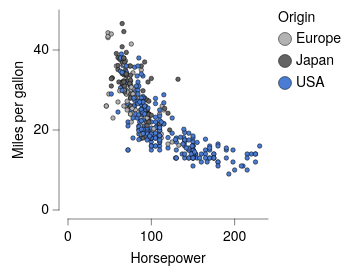

Vega-Lite specification for this chart:
### Vega-Lite specification from a JSON file in a GitHub repository (floating-point values rounded to 4 significant figures; data arrays with more than 128 entries replaced by an {"elided": "..."} marker saying what was removed)
{"background": null, "config": {"arc": {"fill": "#DBDBDB", "fillOpacity": 1.0, "innerRadius": 25.0, "padAngle": 0.03, "stroke": "black", "strokeOpacity": 1, "strokeWidth": 0.25}, "area": {"fill": "#DBDBDB", "fillOpacity": 1.0, "stroke": "black", "strokeOpacity": 1, "strokeWidth": 0.25}, "axis": {"domain": true, "domainCap": "round", "domainColor": "black", "domainWidth": 0.25, "grid": false, "gridCap": "round", "gridColor": "#F1F1F1", "gridDash": [0, 0], "gridOpacity": 1.0, "gridWidth": 0.25, "labelColor": "black", "labelFont": "Helvetica Neue, HelveticaNeue, Helvetica, Arial, sans-serif", "labelFontSize": 7, "labelFontStyle": "normal", "labelFontWeight": 400, "offset": 4.5, "ticks": true, "tickCap": "round", "tickColor": "black", "tickRound": false, "tickSize": 3, "tickWidth": 0.25, "titleColor": "black", "titleFont": "Helvetica Neue, HelveticaNeue, Helvetica, Arial, sans-serif", "titleFontSize": 7, "titleFontStyle": "normal", "titleFontWeight": 400}, "axisX": {"domain": true, "labelAlign": "center", "labelAngle": 0, "labels": true, "ticks": true, "translate": 0}, "axisY": {"domain": true, "labelAlign": "right", "labelAngle": 0, "labels": true, "ticks": true, "translate": 0}, "axisRight": {"domain": true, "labelAlign": "left", "labelAngle": 0, "labels": true, "ticks": true, "translate": 0}, "axisTop": {"domain": true, "labelAlign": "center", "labelAngle": 0, "labels": true, "ticks": true, "translate": 0}, "axisBand": {"tickOffset": 0}, "bar": {"fill": "#DBDBDB", "fillOpacity": 1.0, "stroke": "black", "strokeOpacity": 1, "strokeWidth": 0.25}, "boxplot": {"size": 9.0, "ticks": {"cornerRadius": 0.25, "fill": "black", "opacity": 1, "size": 4.5, "thickness": 0.25}, "box": {"fillOpacity": 1.0, "stroke": "black", "strokeOpacity": 1, "strokeWidth": 0.25}, "median": {"cornerRadius": 0, "fill": "black", "fillOpacity": 1.0, "opacity": 1, "size": 9.0, "thickness": 0.25}, "rule": {"fill": "black", "fillOpacity": 1.0, "size": 10.0, "stroke": "black", "strokeDash": [0, 0], "strokeOpacity": 1, "strokeWidth": 0.25}, "outliers": {"color": "black", "fill": "black", "fillOpacity": 1.0, "size": 0, "stroke": "black", "strokeOpacity": 1, "strokeWidth": 0.25}}, "circle": {"fill": "black", "fillOpacity": 1.0, "size": 1.25, "stroke": null, "strokeOpacity": 1, "strokeWidth": 0.25}, "errorband": {"band": {"fillOpacity": 0.6, "stroke": null, "strokeWidth": 0.25, "strokeOpacity": 1}, "borders": {"opacity": 0, "strokeOpacity": 0.25, "strokeWidth": 1}}, "errorbar": {"opacity": 1, "rule": {"strokeDash": [0, 0], "strokeWidth": 0.25}, "ticks": {"color": "black", "cornerRadius": 0.125, "opacity": 1, "size": 6.0, "thickness": 0.25}, "thickness": 0.25}, "font": "Helvetica Neue, HelveticaNeue, Helvetica, Arial, sans-serif", "geoshape": {"fill": "#DBDBDB", "fillOpacity": 1.0, "stroke": "black", "strokeOpacity": 1, "strokeWidth": 0.25}, "header": {"labelColor": "black", "labelFont": "Helvetica Neue, HelveticaNeue, Helvetica, Arial, sans-serif", "labelFontSize": 7, "labelFontStyle": "normal", "labelFontWeight": 400, "titleColor": "black", "titleFont": "Helvetica Neue, HelveticaNeue, Helvetica, Arial, sans-serif", "titleFontSize": 7, "titleFontStyle": "normal", "titleFontWeight": 400, "titlePadding": 0}, "legend": {"disable": false, "offset": 4.5, "titlePadding": 4, "labelOffset": 2, "gradientLabelOffset": 2, "gradientLength": 50.0, "gradientThickness": 5.0, "gradientOpacity": 1.0, "gradientStrokeColor": "black", "gradientStrokeWidth": 0.25, "labelColor": "black", "labelFont": "Helvetica Neue, HelveticaNeue, Helvetica, Arial, sans-serif", "labelFontSize": 7, "labelFontStyle": "normal", "labelFontWeight": 400, "strokeColor": "black", "strokeWidth": 0, "symbolSize": 42, "symbolStrokeColor": "black", "symbolStrokeWidth": 0.25, "titleColor": "black", "titleFont": "Helvetica Neue, HelveticaNeue, Helvetica, Arial, sans-serif", "titleFontSize": 7, "titleFontStyle": "normal", "titleFontWeight": 400}, "line": {"color": "black", "stroke": "black", "strokeCap": "butt", "strokeDash": [0, 0], "strokeOpacity": 1, "strokeWidth": 0.5}, "point": {"filled": true, "fill": "#DBDBDB", "fillOpacity": 1.0, "size": 5.0, "stroke": "black", "strokeOpacity": 1, "strokeWidth": 0.25}, "range": {"category": ["#B2B2B2", "#636363", "#4A7CD3", "#008542", "#382864", "#509F98", "#284F93", "#005226", "#A398D6", "#173633"], "diverging": {"scheme": ["#443E60", "#5F597E", "#7C759B", "#9994B6", "#B7B4CC", "#D6D5DC", "#F6F6F6", "#D1DAD9", "#A4C2BF", "#7AA9A4", "#578E89", "#37736E", "#1B5954"]}, "heatmap": {"scheme": ["#32022B", "#43044D", "#4C196E", "#4D338C", "#484DA6", "#3A68BB", "#1D83CA", "#1D9CCB", "#23B5C9", "#28CDC5", "#4DE0B4", "#91EE9F"]}, "ordinal": {"scheme": ["#F1F1F1", "#DBDBDB", "#C6C6C6", "#B2B2B2", "#9D9D9D", "#898989", "#767676", "#636363", "#515151", "#404040", "#2F2F2F", "#1F1F1F"]}, "ramp": {"scheme": ["#32022B", "#43044D", "#4C196E", "#4D338C", "#484DA6", "#3A68BB", "#1D83CA", "#1D9CCB", "#23B5C9", "#28CDC5", "#4DE0B4", "#91EE9F"]}}, "rule": {"color": "black", "stroke": "black", "strokeCap": "round", "strokeDash": [2, 2], "strokeOpacity": 1, "strokeWidth": 0.25}, "scale": {"bandPaddingInner": 0.1, "bandPaddingOuter": 0.1, "round": false}, "rect": {"fill": "#DBDBDB", "fillOpacity": 1.0, "stroke": "black", "strokeOpacity": 1, "strokeWidth": 0.25}, "square": {"fill": "#DBDBDB", "fillOpacity": 1.0, "size": 10.0, "stroke": "black", "strokeOpacity": 1, "strokeWidth": 0.25}, "text": {"color": "black", "font": "Helvetica Neue, HelveticaNeue, Helvetica, Arial, sans-serif", "fontSize": 7, "fontStyle": "normal", "fontWeight": 400}, "tick": {"color": "black", "cornerRadius": 0.125, "opacity": 1.0, "size": 9.0, "thickness": 0.25}, "title": {"anchor": "middle", "frame": "group", "color": "black", "font": "Helvetica Neue, HelveticaNeue, Helvetica, Arial, sans-serif", "fontSize": 7, "fontStyle": "normal", "fontWeight": 400, "subtitleColor": "black", "subtitleFont": "Helvetica Neue, HelveticaNeue, Helvetica, Arial, sans-serif", "subtitleFontSize": "Helvetica Neue, HelveticaNeue, Helvetica, Arial, sans-serif", "subtitleFontStyle": "normal", "subtitleFontWeight": 400}, "trail": {"color": "black", "opacity": 1, "size": 0.5}, "view": {"continuousWidth": 100, "continuousHeight": 100, "discreteWidth": 100, "discreteHeight": 100, "fill": null, "stroke": null, "strokeWidth": 0.25}}, "data": {"name": "data-7285c4e2e195e5a75737a34913199f5f"}, "mark": {"type": "point"}, "encoding": {"color": {"field": "Origin", "type": "nominal"}, "x": {"field": "Horsepower", "type": "quantitative"}, "y": {"field": "Miles_per_Gallon", "title": "Miles per gallon", "type": "quantitative"}}, "$schema": "https://vega.github.io/schema/vega-lite/v6.4.1.json", "datasets": {"data-7285c4e2e195e5a75737a34913199f5f": {"elided": "392 records"}}}
